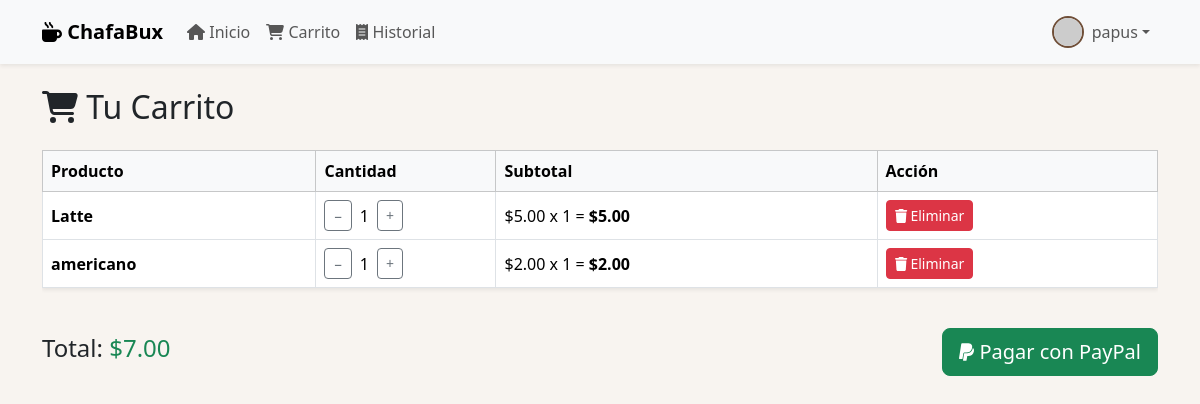
The app's page /carrito/ (signed in) with its own data.
### startbucks/models.py (models this page shows, shortened)
class ItemCarrito(models.Model):
    carrito = models.ForeignKey(Carrito, on_delete=models.CASCADE)
    producto = models.ForeignKey(Producto, on_delete=models.CASCADE)
    cantidad = models.PositiveIntegerField(default=1)

class Producto(models.Model):
    nombre = models.CharField(max_length=255)
    descripcion = models.TextField(blank=True)
    precio = models.DecimalField(max_digits=10, decimal_places=2)
    cantidad = models.PositiveIntegerField()
    imagen = models.URLField()

### startbucks/views.py (the view)
# urls.py: path('carrito/', views.ver_carrito, name='ver_carrito'),
@login_required
def ver_carrito(request):
    carrito, _ = Carrito.objects.get_or_create(usuario=request.user)
    items = ItemCarrito.objects.filter(carrito=carrito)
    for item in items:
        if item.cantidad > item.producto.cantidad:
            item.cantidad = item.producto.cantidad
            item.save()
    total = sum(item.producto.precio * item.cantidad for item in items)
    return render(request, 'carrito.html', {'items': items, 'total': total})

### startbucks/templates/carrito.html (shortened to what this page needs)
{% extends 'base.html' %}
{% block content %}
<h2 class="mb-4"><i class="fa-solid fa-cart-shopping"></i> Tu Carrito</h2>
<div class="table-responsive">
  <table class="table align-middle table-bordered shadow-sm">
    <thead class="table-light">
      <tr>
        <th>Producto</th>
        <th style="width: 180px;">Cantidad</th>
        <th>Subtotal</th>
        <th>Acción</th>
      </tr>
    </thead>
    <tbody>
      {% for item in items %}
      <tr>
        <td>
          <strong>{{ item.producto.nombre }}</strong>
        </td>
        <td>
          <form method="post" action="{% url 'modificar_cantidad' item.id %}" class="d-inline-flex align-items-center">
            <button type="submit" name="accion" value="menos" class="btn btn-sm btn-outline-secondary px-2">−</button>
            <span class="mx-2">{{ item.cantidad }}</span>
            <button type="submit" name="accion" value="mas" class="btn btn-sm btn-outline-secondary px-2">+</button>
          </form>
        </td>
        <td>
          ${{ item.producto.precio|floatformat:2 }} x {{ item.cantidad }} =
          <strong>${{ item.producto.precio|floatformat:2|floatformat:2|add:"0"|floatformat:2|add:"0"|floatformat:2 }}</strong>
        </td>
        <td>
          <form method="post" action="{% url 'modificar_cantidad' item.id %}" style="display:inline;">
            <button type="submit" name="accion" value="eliminar" class="btn btn-sm btn-danger">
              <i class="fa-solid fa-trash"></i> Eliminar
            </button>
          </form>
        </td>
      </tr>
      {% empty %}
      <tr>
        <td colspan="4" class="text-center text-muted">Tu carrito está vacío.</td>
      </tr>
      {% endfor %}
    </tbody>
  </table>
</div>
<div class="d-flex justify-content-between align-items-center mt-4">
  <h4>Total: <span class="text-success">${{ total|floatformat:2 }}</span></h4>
  {% if items %}
    <a href="{% url 'pagar' %}" class="btn btn-success btn-lg">
      <i class="fa-brands fa-paypal"></i> Pagar con PayPal
    </a>
  {% else %}
    <span class="text-muted">Agrega productos para poder pagar.</span>
  {% endif %}
</div>
{% endblock %}

### startbucks/templates/base.html (shortened to what this page needs)
<!doctype html>
<html lang="es">
  <head>
    <link href="https://cdn.jsdelivr.net/npm/bootstrap@5.3.2/dist/css/bootstrap.min.css" rel="stylesheet">
    <link rel="stylesheet" href="https://cdnjs.cloudflare.com/ajax/libs/font-awesome/6.4.0/css/all.min.css">
  </head>
  <body>
    <nav class="navbar navbar-expand-lg navbar-light bg-light shadow-sm">
      <div class="container">
        <a class="navbar-brand" href="{% url 'inicio' %}"><i class="fa-solid fa-mug-hot"></i> ChafaBux</a>
        <div class="collapse navbar-collapse" id="navbarContenido">
          <ul class="navbar-nav me-auto mb-2 mb-lg-0">
            <li class="nav-item">
              <a class="nav-link {% if request.path == '/' %}active{% endif %}" href="{% url 'inicio' %}"><i class="fa-solid fa-house"></i> Inicio</a>
            </li>
            <li class="nav-item">
              <a class="nav-link" href="{% url 'ver_carrito' %}"><i class="fa-solid fa-cart-shopping"></i> Carrito</a>
            </li>
            {% if user.is_authenticated %}
              <li class="nav-item">
                <a class="nav-link" href="{% url 'historial' %}"><i class="fa-solid fa-receipt"></i> Historial</a>
              </li>
            {% endif %}
          </ul>
          <ul class="navbar-nav ms-auto mb-2 mb-lg-0">
            {% if user.is_authenticated %}
              <li class="nav-item dropdown">
                <a class="nav-link dropdown-toggle d-flex align-items-center" href="#" id="navbarDropdown" role="button" data-bs-toggle="dropdown" aria-expanded="false">
                  {% if user.perfil.foto %}
                    <img src="{{ user.perfil.foto.url }}" class="profile-pic" alt="Foto de perfil">
                  {% else %}
                    <img src="https://ui-avatars.com/api/?name={{ user.username }}" class="profile-pic" alt="Sin foto">
                  {% endif %}
                  {{ user.username }}
                </a>
              </li>
            {% endif %}
          </ul>
        </div>
      </div>
    </nav>
    <div class="container mt-4">
      {% block content %}
      {% endblock %}
    </div>
  </body>
</html>

### startbucks/templates/base.html (style rules this page uses)
body { background-color: #f8f4f0; }
.navbar-brand { font-family: 'Segoe UI', Tahoma, Geneva, Verdana, sans-serif; font-weight: bold; }
.profile-pic { width: 32px; height: 32px; object-fit: cover; border-radius: 50%; border: 2px solid #6f4e37; margin-right: 8px; }

### records on screen
ItemCarrito: producto.nombre "Latte", cantidad "1", producto.precio "5.00", producto.precio|add "5.00"
ItemCarrito: producto.nombre "americano", cantidad "1", producto.precio "2.00", producto.precio|add "2.00"

### other values on screen
{{ user.username }} "papus"
{{ total|floatformat:2 }} "7.00"
